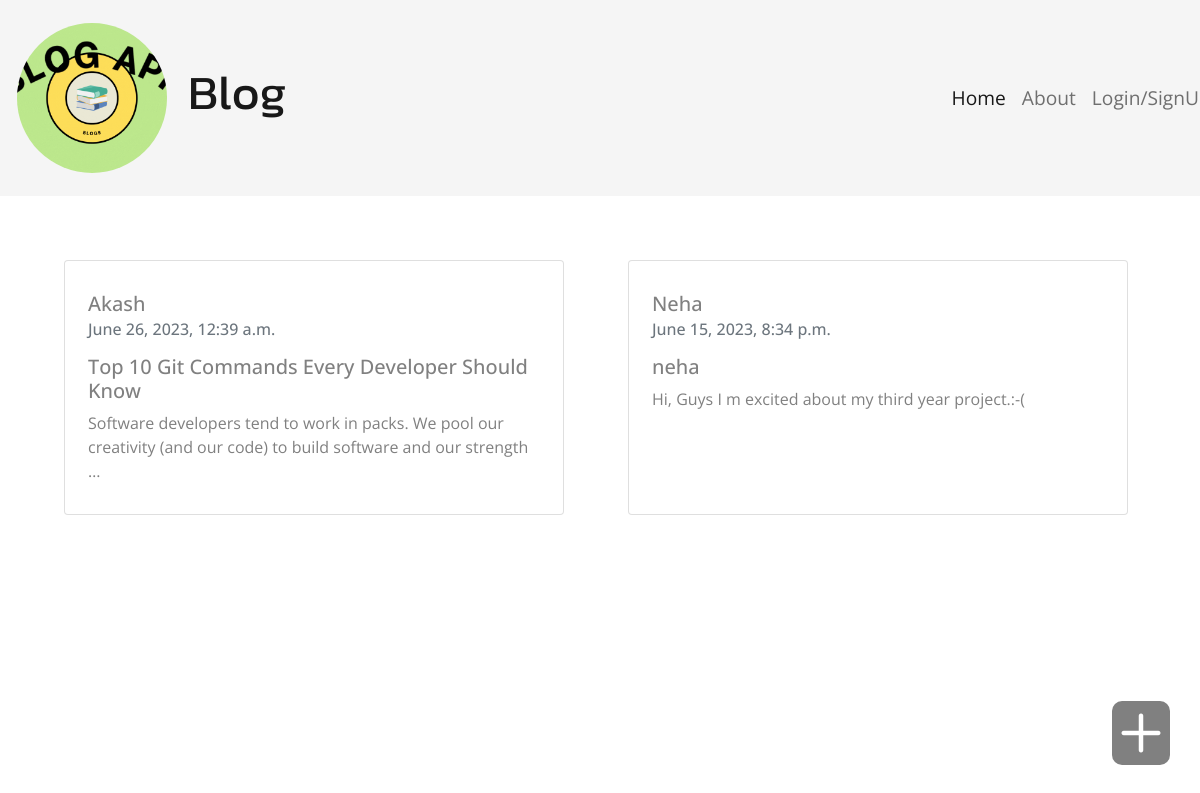
The page / on the database its author committed.
### blogs/models.py (models this page shows)
class Post(models.Model):
    title = models.CharField(max_length=100)
    body = models.TextField(max_length=1000000)
    datetime = models.DateTimeField(default=datetime.now, blank=True)
    user = models.TextField(max_length=100000)

### blogs/views.py (the view)
# urls.py: path('', views.index, name="index"),
def index(request):
    posts = Post.objects.all()
    return render(request,'index.html',{'posts':posts})

### templates/index.html (shortened to what this page needs)
{% load static %}
<!doctype html>
<html lang="en">
<head>
    <link href="https://cdn.jsdelivr.net/npm/bootstrap@5.0.2/dist/css/bootstrap.min.css" rel="stylesheet"
>
        <link rel="stylesheet" href="{% static 'style.css' %}">
</head>
<body>
    <section class="nav">
    <div class="container-fluid" id="first-section">
        <nav class="navbar navbar-expand-lg navbar-light ">
            <div class="container-fluid">
                <a class="navbar-brand" href="">
            <span>
            <img src="{% static 'akash_pal.gif' %}" id="logo" alt="This is an Image file" width="125px"/>
            </span>
                Blog</a>
                <div class="collapse navbar-collapse" id="navbarNav">
                    <ul class="navbar-nav">
                        <li class="nav-item">
                            <a class="nav-link active" aria-current="page" href="">Home</a>
                        </li>
                        <li class="nav-item">
                            <a class="nav-link " href="about">About</a>
                        </li>
                        <li class="nav-item">
                            {% if user.is_authenticated %}
                            <a class="nav-link" href="logout">Logout</a>
                            {%else%}
                            <a class="nav-link" href="login">Login/SignUp</a>
                            {%endif%}
                        </li>
                    </ul>
                </div>
            </div>
        </nav>
    </div>
    </section>
    <section class="blog">
    <div class="container-fluid">
        <div class="row">
            {% for post in posts reversed %}
            <div class="card col-lg-5">
                <a href="post/{{post.id}}">
                <div class="card-body">
                    <h5 class="card-title">{{post.user.title}}</h5>
                    <h6 class="card-subtitle mb-2 text-muted">{{post.datetime}}</h6>
                    <h5 class="card-title mt-3">{{post.title}}</h5>
                    <p class="card-text">{{post.body|truncatewords:20}}</p>
                </div>
                </a>
            </div>
            {% endfor %}
        </div>
        </section>
        {% if user.is_authenticated %}
    <a href="add"><i class="fa-regular fa-3x fa-plus fa-beat-fade"></i></a>
    {% else %}
    <a data-bs-toggle="modal" data-bs-target="#exampleModal"><i class="fa-regular fa-3x fa-plus fa-beat-fade"></i></a>
    {% endif %}
</body>
</html>

### static/style.css (style rules this page uses)
body { padding-bottom: 5%; font-family: 'sans-serif','Open sans'; }
#first-section { background-color: #f5f5f5; padding: 10px 5px; }
.navbar-brand { font-size: 3rem; font-family: 'Kanit','sans-serif'; }
.collapse { margin-left:55%; }
.nav-link { font-size: 1.2rem; }
a { text-decoration: none; color: grey; }
.card { padding: 15px 7px; margin-left: 4rem; margin-top:4rem; }
i { position: fixed; bottom: 35px; right: 30px; padding: 8px; background-color: grey; color: White; border-radius: 10px; }
#logo { width: 150px; border-radius: 50%; margin-right: 10px; }

### rows shown on the page
Post: user "Akash", datetime "June 26, 2023, 12:39 a.m.", title "Top 10 Git Commands Every Developer Should Know", body "Software developers tend to work in packs. We pool our creativity (and our code) to build software and our strength …"
Post: user "Neha", datetime "June 15, 2023, 8:34 p.m.", title "neha", body "Hi, Guys I m excited about my third year project.:-("
